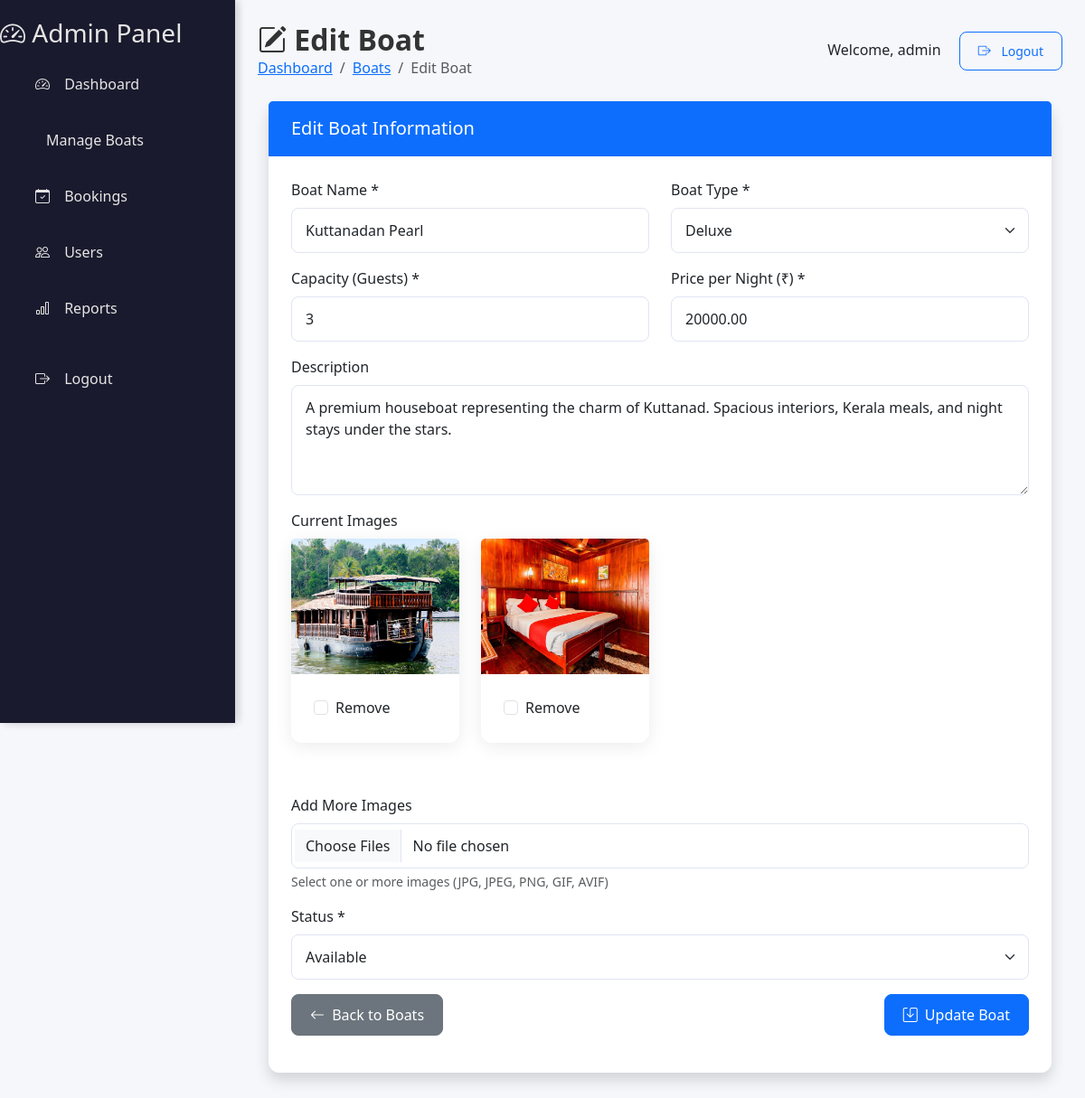
The page /admin/boats/edit.php?id=17 (signed in) on the database its author committed.
### tables this page shows
CREATE TABLE IF NOT EXISTS `boats` (
  `id` int NOT NULL AUTO_INCREMENT,
  `boat_name` varchar(100) NOT NULL,
  `boat_type` varchar(100) NOT NULL,
  `capacity` int NOT NULL,
  `price` decimal(10,2) NOT NULL,
  `image` varchar(255) DEFAULT NULL,
  `description` text,
  `status` enum('available','maintenance','booked') DEFAULT 'available',
  PRIMARY KEY (`id`)
);

### admin/boats/edit.php (the view, shortened to what this page needs)
<?php
include '../../backend/inc/db_connect.php';
include '../includes/sidebar.php';
$boat_id = intval($_GET['id']);
$stmt = $conn->prepare("SELECT * FROM boats WHERE id = ?");
$stmt->bind_param("i", $boat_id);
$stmt->execute();
$result = $stmt->get_result();
$boat = $result->fetch_assoc();
$images = array();
if (!empty($boat['image'])) {
    $decoded = json_decode($boat['image'], true);
    if (is_array($decoded)) {
        $images = $decoded;
    } else {
        $images = array($boat['image']);
    }
}
?>
<!DOCTYPE html>
<html lang="en">
<head>
    <link href="https://cdn.jsdelivr.net/npm/bootstrap@5.3.2/dist/css/bootstrap.min.css" rel="stylesheet">
    <link href="https://cdn.jsdelivr.net/npm/bootstrap-icons/font/bootstrap-icons.css" rel="stylesheet">
    <link href="/HouseBoatBooking/admin/css/dashboard.css" rel="stylesheet">
</head>
<body>
    <?php include '../includes/sidebar.php'; ?>
    <div class="content">
        <div class="content-header">
            <div class="d-flex justify-content-between align-items-center">
                <div>
                    <h2><i class="bi bi-pencil-square"></i> Edit Boat</h2>
                    <nav aria-label="breadcrumb">
                        <ol class="breadcrumb">
                            <li class="breadcrumb-item"><a href="/HouseBoatBooking/admin/dashboard.php">Dashboard</a></li>
                            <li class="breadcrumb-item"><a href="/HouseBoatBooking/admin/boats/manage/index.php">Boats</a></li>
                            <li class="breadcrumb-item active" aria-current="page">Edit Boat</li>
                        </ol>
                    </nav>
                </div>
                <div class="user-info">
                    <span>Welcome, <?php echo htmlspecialchars($_SESSION['username']); ?></span>
                    <a href="/HouseBoatBooking/backend/auth/logout.php" class="btn btn-outline-primary btn-sm ms-3"><i class="bi bi-box-arrow-right"></i> Logout</a>
                </div>
            </div>
        </div>
        <div class="container-fluid">
            <div class="card shadow">
                <div class="card-header bg-primary text-white">
                    <h5 class="mb-0"><i class="bi bi-boat"></i> Edit Boat Information</h5>
                </div>
                <div class="card-body">
                    <form method="POST" enctype="multipart/form-data">
                        <div class="row">
                            <div class="col-md-6 mb-3">
                                <label for="boat_name" class="form-label">Boat Name *</label>
                                <input type="text" class="form-control" id="boat_name" name="boat_name" value="<?php echo htmlspecialchars($boat['boat_name']); ?>" required>
                            </div>
                            <div class="col-md-6 mb-3">
                                <label for="boat_type" class="form-label">Boat Type *</label>
                                <select class="form-select" id="boat_type" name="boat_type" required>
                                    <option value="deluxe" <?php echo $boat['boat_type'] === 'deluxe' ? 'selected' : ''; ?>>Deluxe</option>
                                </select>
                            </div>
                        </div>
                        <div class="row">
                            <div class="col-md-6 mb-3">
                                <label for="capacity" class="form-label">Capacity (Guests) *</label>
                                <input type="number" class="form-control" id="capacity" name="capacity" min="1" max="50" value="<?php echo htmlspecialchars($boat['capacity']); ?>" required>
                            </div>
                            <div class="col-md-6 mb-3">
                                <label for="price" class="form-label">Price per Night (₹) *</label>
                                <input type="number" class="form-control" id="price" name="price" min="1000" step="100" value="<?php echo htmlspecialchars($boat['price']); ?>" required>
                            </div>
                        </div>
                        <div class="mb-3">
                            <label for="description" class="form-label">Description</label>
                            <textarea class="form-control" id="description" name="description" rows="4"><?php echo htmlspecialchars($boat['description']); ?></textarea>
                        </div>
                        <?php if (!empty($images)): ?>
                            <div class="mb-3">
                                <label class="form-label">Current Images</label>
                                <div class="row">
                                    <?php foreach ($images as $image): ?>
                                        <div class="col-md-3 mb-3">
                                            <div class="card">
                                                <img src="/HouseBoatBooking/uploads/boats/<?php echo htmlspecialchars($image); ?>" class="card-img-top" alt="Boat Image" style="height: 150px; object-fit: cover;">
                                                <div class="card-body">
                                                    <div class="form-check">
                                                        <input class="form-check-input" type="checkbox" name="remove_images[]" value="<?php echo htmlspecialchars($image); ?>" id="remove_<?php echo htmlspecialchars($image); ?>">
                                                        <label class="form-check-label" for="remove_<?php echo htmlspecialchars($image); ?>">Remove</label>
                                                    </div>
                                                </div>
                                            </div>
                                        </div>
                                    <?php endforeach; ?>
                                </div>
                            </div>
                        <?php endif; ?>
                        <div class="mb-3">
                            <label for="images" class="form-label">Add More Images</label>
                            <input class="form-control" type="file" id="images" name="images[]" multiple accept="image/*">
                            <div class="form-text">Select one or more images (JPG, JPEG, PNG, GIF, AVIF)</div>
                        </div>
                        <div class="mb-3">
                            <label for="status" class="form-label">Status *</label>
                            <select class="form-select" id="status" name="status" required>
                                <option value="available" <?php echo $boat['status'] === 'available' ? 'selected' : ''; ?>>Available</option>
                            </select>
                        </div>
                        <div class="d-flex justify-content-between">
                            <a href="/HouseBoatBooking/admin/boats/manage/index.php" class="btn btn-secondary">
                                <i class="bi bi-arrow-left me-1"></i> Back to Boats
                            </a>
                            <button type="submit" class="btn btn-primary">
                                <i class="bi bi-save me-1"></i> Update Boat
                            </button>
                        </div>
                    </form>
                </div>
            </div>
        </div>
    </div>
</body>
</html>

### admin/css/dashboard.css (style rules this page uses)
:root { --sidebar-bg: #1a1a2e; --sidebar-hover: #16213e; --sidebar-active: #0f3460; --sidebar-text: #e6e6e6; --sidebar-text-hover: #ffffff; --content-bg: #f5f7fb; --card-shadow: 0 4px 20px rgba(0, 0, 0, 0.08); --primary-color: #4361ee; --success-color: #4cc9f0; --border-radius: 12px; }
body { background-color: var(--content-bg); font-family: 'Segoe UI', Tahoma, Geneva, Verdana, sans-serif; margin: 0; padding: 0; }
.content { margin-left: 260px; padding: 25px; transition: all 0.3s ease; }
.content-header { margin-bottom: 25px; }
.content-header h2 { font-weight: 700; color: #333; margin: 0; }
.content-header .breadcrumb { background: transparent; padding: 0; margin: 0; }
.card { border: none; border-radius: var(--border-radius); box-shadow: var(--card-shadow); transition: transform 0.3s ease, box-shadow 0.3s ease; margin-bottom: 25px; }
.card-header { background: transparent; border-bottom: 1px solid rgba(0, 0, 0, 0.05); font-weight: 600; padding: 18px 25px; }
.card-body { padding: 25px; }
.btn { border-radius: 8px; padding: 10px 20px; font-weight: 500; transition: all 0.3s ease; }
.btn i { margin-right: 8px; }
.form-control, .form-select { border-radius: 8px; padding: 12px 15px; border: 1px solid #e1e5f2; }

### admin/boats/edit.php (style rules this page uses)
.content { padding: 25px; margin-left: 260px; }
.content-header { margin-bottom: 25px; }

### rows shown on the page
boats: boat_name "Kuttanadan Pearl", boat_type "Deluxe", capacity "3", price "20000.00", description "A premium houseboat representing the charm of Kuttanad. Spacious interiors, Kerala meals, and night stays under the stars.", status "Available"

### other values the page prints
$_SESSION['username'] "admin"
